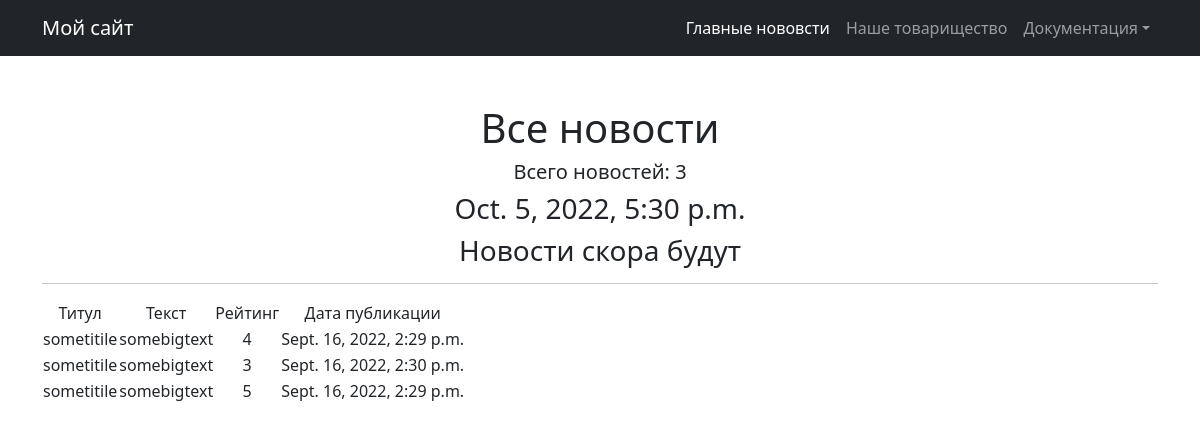
The page /news/ on the database as committed earlier.
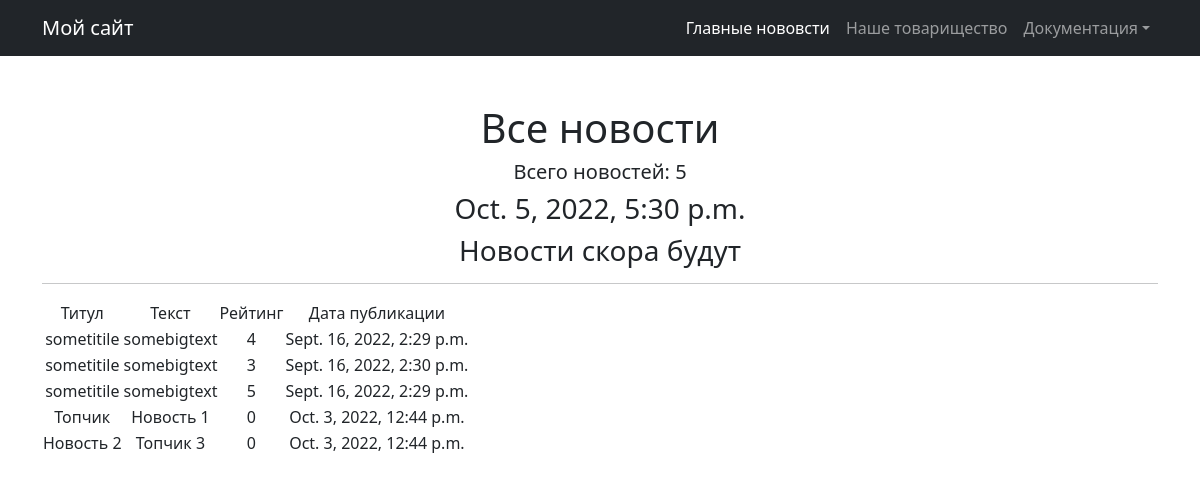
The same page on the database as committed later.
### new/models.py (models this page shows, shortened)
class Post(models.Model):
    author_post = models.ForeignKey(Author, on_delete=models.CASCADE)
    NEWS = 'NW'
    ARTICLE = 'AR'
    CATEGORY_CHOICES =  (
        ( NEWS, 'НОВОСТЬ'),
        (ARTICLE, 'СЧАСТЬЕ')
    )
    categoryType = models.CharField(max_length=2, choices=CATEGORY_CHOICES, default=ARTICLE)
    dataCreation = models.DateTimeField(auto_now_add=True)
    postCategory = models.ManyToManyField(Category, through='PostCategory')
    title = models.CharField(max_length=128)
    text = models.TextField()
    rating = models.SmallIntegerField(default=0)

### new/views.py (the view)
# urls.py: path('', PostList.as_view()),
class PostList(ListView):
    model = Post
    ordering = 'categoryType'
    template_name = 'News.html'
    context_object_name = 'Post'
    def get_context_data(self, **kwargs):
        context = super().get_context_data(**kwargs)
        context['time_now'] = datetime.utcnow()
        context['next_sale'] = 'Новости скора будут'
        return context

### templates/News.html (shortened to what this page needs)
{% extends 'flatpages/default.html' %}
{% block content %}
   <h1>Все новости</h1>
   <h5>Всего новостей: {{ Post|length }}</h5>
   <h3>{{ time_now }}</h3>
   <h3> {{ next_sale|default_if_none:"Чуть позже сообщим о новостях!" }} </h3>
   <hr>
   {% if Post %}
       <table>
           <tr>
               <td>Титул</td>
               <td>Текст</td>
               <td>Рейтинг</td>
               <td>Дата публикации</td>
           </tr>
           {% for Post in Post %}
           <tr>
               <td>{{ Post.title }}</td>
               <td>{{ Post.text|truncatewords:20 }}</td>
               <td>{{ Post.rating }}</td>
               <td>{{ Post.dataCreation}}</td>
           </tr>
           {% endfor %}
       </table>
   {% else %}
       <h2>Новостей нет!</h2>
   {% endif %}
{% endblock content %}

### templates/flatpages/default.html (shortened to what this page needs)
<!DOCTYPE html>
<html lang="en">
    <head>
        {% load static %}
        <link href="{% static 'css/styles.css' %}" rel="stylesheet" />
    </head>
    <body>
        <nav class="navbar navbar-expand-lg navbar-dark bg-dark">
            <div class="container">
                <a class="navbar-brand" href="#">Мой сайт</a>
                <div class="collapse navbar-collapse" id="navbarSupportedContent">
                    <ul class="navbar-nav ms-auto mb-2 mb-lg-0">
                        <li class="nav-item"><a class="nav-link active" aria-current="page" href="#">Главные нововсти</a></li>
                        <li class="nav-item"><a class="nav-link" href="#">Наше товарищество</a></li>
                        <li class="nav-item dropdown">
                            <a class="nav-link dropdown-toggle" id="navbarDropdown" href="#" role="button" data-bs-toggle="dropdown" aria-expanded="false">Документация</a>
                        </li>
                    </ul>
                </div>
            </div>
        </nav>
        <div class="container">
            <div class="text-center mt-5">
                {% block content %}{% endblock content %}
            </div>
        </div>
    </body>
</html>

Rows that differ between the two databases and show on the page:
added Post: title "Топчик", text "Новость 1", rating "0", dataCreation "Oct. 3, 2022, 12:44 p.m."
added Post: title "Новость 2", text "Топчик 3", rating "0", dataCreation "Oct. 3, 2022, 12:44 p.m."
Other text that changed with them:
{{ Post|length }}: "3" → "5"
